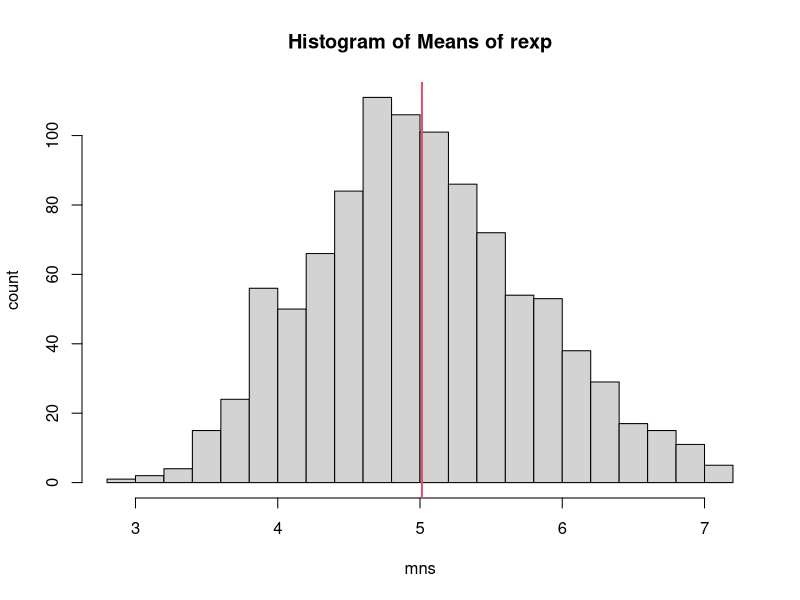
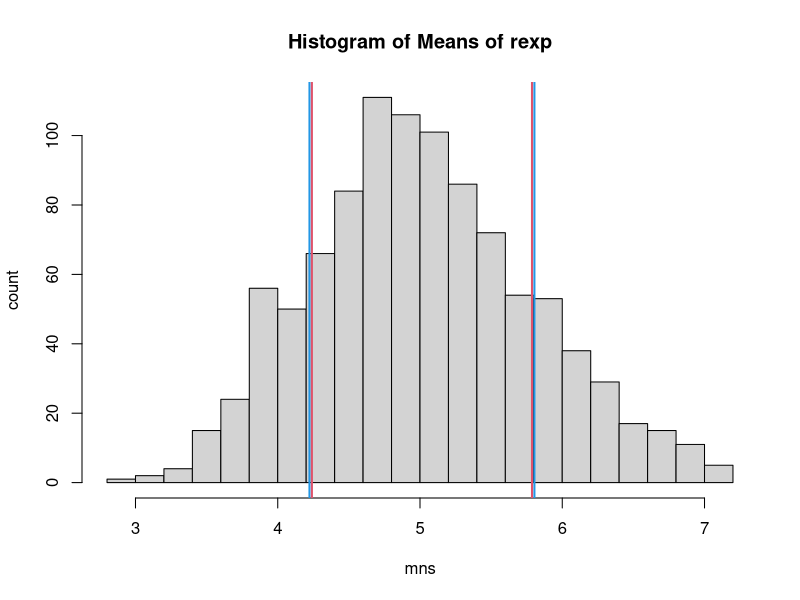
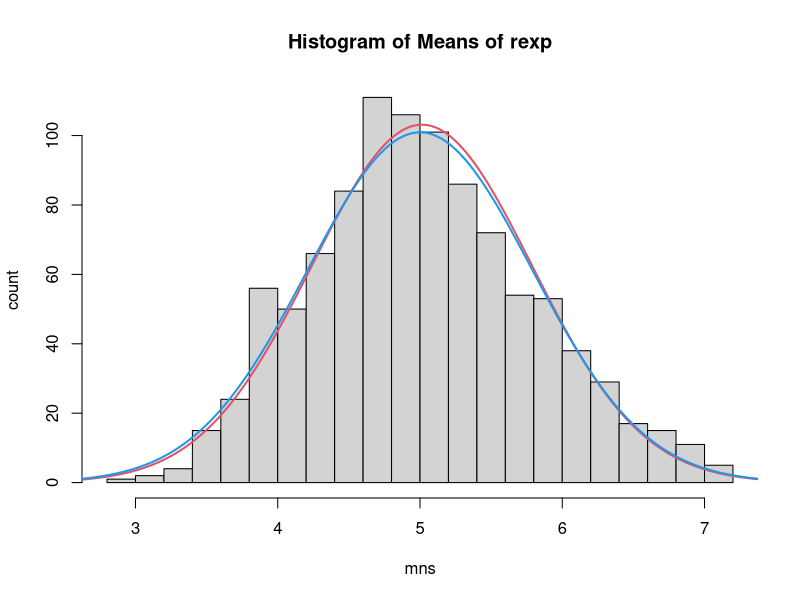

Write the R code that produced these figures, in order.
## ---- chunk 1
## We first fix the value of lambda
lambda <- 0.2

## We create a Null vector called mns
mns <- c()

## For each i, we generate 40 data using exponential distribution with 
## given lambda and calculate the mean of these 40 data and append it 
## to the vector mns. We iterate it for 1000 times to generate a distribution.
for (i in 1:1000) mns <- c(mns, mean(rexp(40,lambda)))

## Let's first show the distribution and calculate the sample mean
hist(mns, xlab = "mns", ylab = "count", main = "Histogram of Means of rexp", breaks = 20)

## We add a verticle line to illustrate the sample mean
abline( v = mean(mns), col=2, lwd =2)
        
## The mean of the distribution gives the sample mean
samplemean <- mean(mns)
## ---- chunk 2
## The theoretical var can be obtained from the exponetial distribution
Tvar <- 1/(lambda^2)/40

## The sample var is
Svar <- var(mns)

## In order to compare Tvar and Svar using some plots, we can look at the 
## standard deviation of the sample mean distribution which is 
## basically the square root of the sample variance.
hist(mns, xlab = "mns", ylab = "count", main = "Histogram of Means of rexp", breaks = 20)
## illustrate the theoretical sample sd
abline( v = samplemean + sqrt(Tvar), col=4, lwd = 2) 
## the sample sd
abline( v = samplemean + sqrt(Svar), col=2, lwd = 2) 
## illustrate the theoretical sample sd
abline( v = samplemean - sqrt(Tvar), col=4, lwd = 2) 
## the sample sd
abline( v = samplemean - sqrt(Svar), col=2, lwd = 2) 
## ---- chunk 3
## Let's first replot the histogram
ht <- hist(mns, xlab = "mns", ylab = "count", main = "Histogram of Means of rexp", breaks = 20)

## The sample sd is as follows
Ssd <- sqrt(Svar)

## The theoretical sd is 
Tsd <- sqrt(Tvar)

## Nowe we generate the normal distribution data using sample mean and Ssd
## We first generate sequence of data between samplemean +- 4 Ssd which
## should cover >99% data 
xsample<- seq(samplemean - 4*Ssd, samplemean + 4*Ssd, length = 1000)

## generate the normal distribution
ysample <- dnorm(xsample, mean = samplemean, sd = Ssd)

## Rescale the y value
## Below ht$mids gives the mid points of the bars and diff(ht$mids[1:2]) 
## gives the difference between the first two mid points which should be 
## universal distance between nearby mid points
## We then multiply it by length(xsample) which tells that how many points 
## are contained withing each difference between mid points
ysample <- ysample*diff(ht$mids[1:2])*length(xsample)

## Now we generate the normal distribution data using theoretical mean and Tsd
## Note that theoretical mean is 1/lambda = 5
xtheo <- seq(1/lambda - 4 *Tsd, 1/lambda + 4 * Tsd, length = 1000)

## general the theoretical normal distribution
ytheo <- dnorm(xtheo, mean = 1/lambda, sd = Tsd)

## Rescale
ytheo <- ytheo*diff(ht$mids[1:2])*length(xtheo)

## Now we plot both normal distributions based on sample mean data and theoretical analysis
lines(xsample,ysample, col =2, lwd = 2) ## sample normal
lines(xtheo, ytheo, col = 4, lwd = 2) ## theoretical normal
## ---- chunk 4
### Codes for Sample Mean

## We first fix the value of lambda
# lambda <- 0.2

## We create a Null vector called mns
# mns <- c()

## For each i, we generate 40 data using exponential distribution with 
## given lambda and calculate the mean of these 40 data and append it 
## to the vector mns. We iterate it for 1000 times to generate a distribution.
# for (i in 1:1000) mns <- c(mns, mean(rexp(40,lambda)))

## Let's first show the distribution and calculate the sample mean
# hist(mns, xlab = "mns", ylab = "count", main = "Histogram of Means of rexp", breaks = 20)

## We add a verticle line to illustrate the sample mean
# abline( v = mean(mns), col=2, lwd =2)
        
## The mean of the distribution gives the sample mean
#samplemean <- mean(mns)



### Codes for Sample Variance versus Theoretical Variance
## The theoretical var can be obtained from the exponetial distribution
# Tvar <- 1/(lambda^2)/40

## The sample var is
# Svar <- var(mns)

## In order to compare Tvar and Svar using some plots, we can look at the 
## standard deviation of the sample mean distribution which is 
## basically the square root of the sample variance.
# hist(mns, xlab = "mns", ylab = "count", main = "Histogram of Means of rexp",
# breaks = 20)

## illustrate the theoretical sample sd
# abline( v = samplemean + sqrt(Tvar), col=4, lwd = 2) 

## the sample sd
# abline( v = samplemean + sqrt(Svar), col=2, lwd = 2) 

## illustrate the theoretical sample sd
# abline( v = samplemean - sqrt(Tvar), col=4, lwd = 2) 

## the sample sd
# abline( v = samplemean - sqrt(Svar), col=2, lwd = 2) 



### Codes for checking the consistence of normal distribution
## Let's first replot the histogram
# ht <- hist(mns, xlab = "mns", ylab = "count", main = "Histogram of Means of rexp",
# breaks = 20)

## The sample sd is as follows
# Ssd <- sqrt(Svar)

## The theoretical sd is 
# Tsd <- sqrt(Tvar)

## Nowe we generate the normal distribution data using sample mean and Ssd
## We first generate sequence of data between samplemean +- 4 Ssd which
## should cover >99% data 
# xsample<- seq(samplemean - 4*Ssd, samplemean + 4*Ssd, length = 1000)

## generate the normal distribution
# ysample <- dnorm(xsample, mean = samplemean, sd = Ssd)

## Rescale the y value
## Below ht$mids gives the mid points of the bars and diff(ht$mids[1:2]) 
## gives the difference between the first two mid points which should be 
## universal distance between nearby mid points
## We then multiply it by length(xsample) which tells that how many points 
## are contained withing each difference between mid points
# ysample <- ysample*diff(ht$mids[1:2])*length(xsample)

## Now we generate the normal distribution data using theoretical mean and Tsd
## Note that theoretical mean is 1/lambda = 5
# xtheo <- seq(1/lambda - 4 *Tsd, 1/lambda + 4 * Tsd, length = 1000)

## general the theoretical normal distribution
# ytheo <- dnorm(xtheo, mean = 1/lambda, sd = Tsd)

## Rescale
# ytheo <- ytheo*diff(ht$mids[1:2])*length(xtheo)

## Now we plot both normal distributions based on sample mean data and theoretical analysis
# lines(xsample,ysample, col =2, lwd = 2) ## sample normal
# lines(xtheo, ytheo, col = 4, lwd = 2) ## theoretical normal
